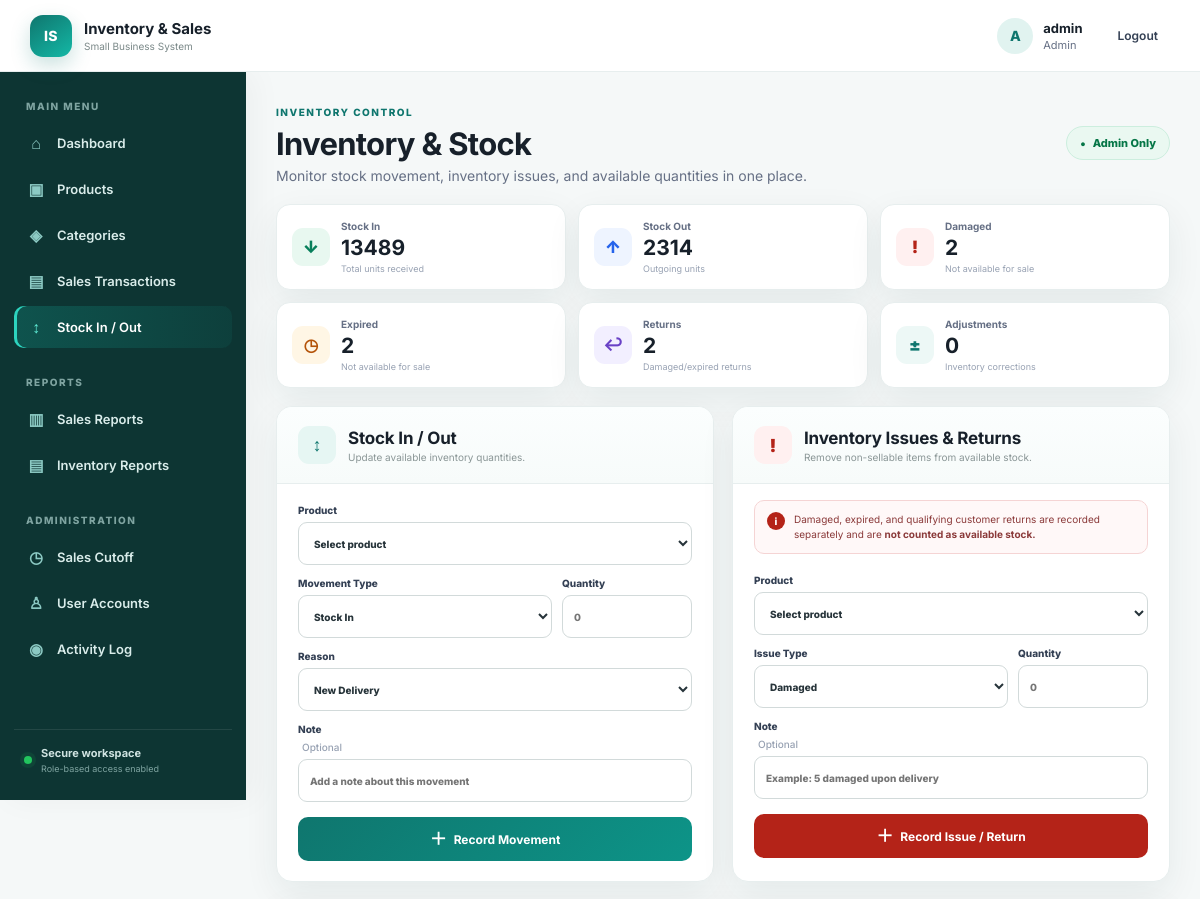
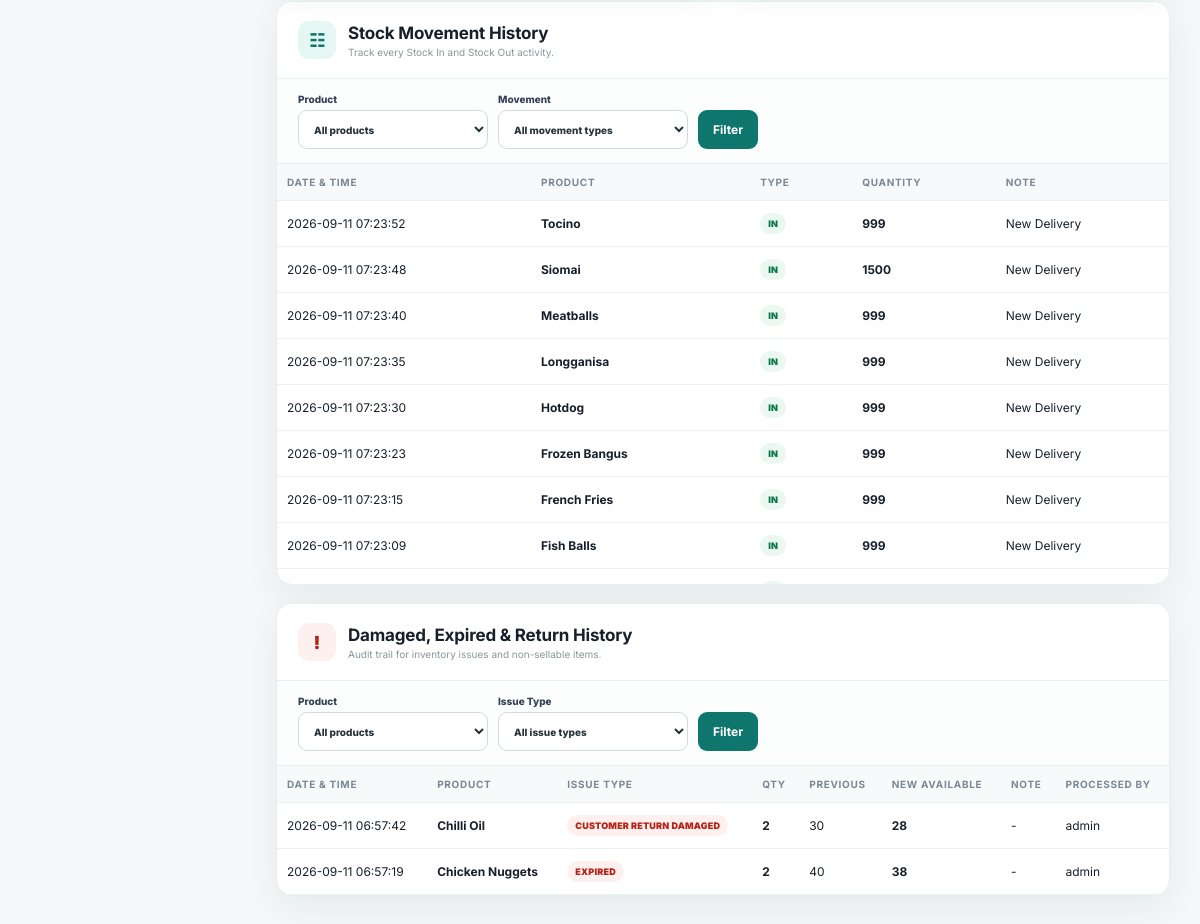
The app's page /stock (signed in), older data (2 pictures, top to bottom).
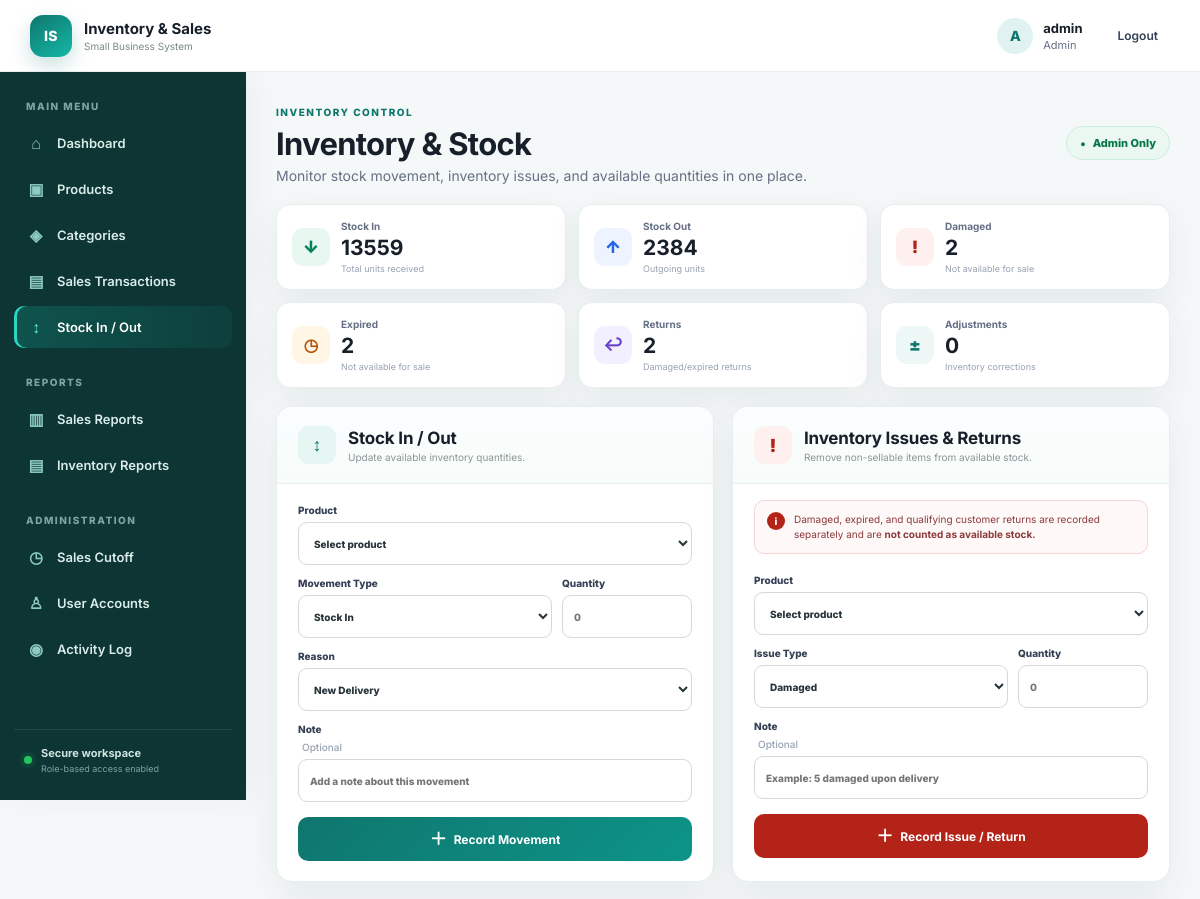
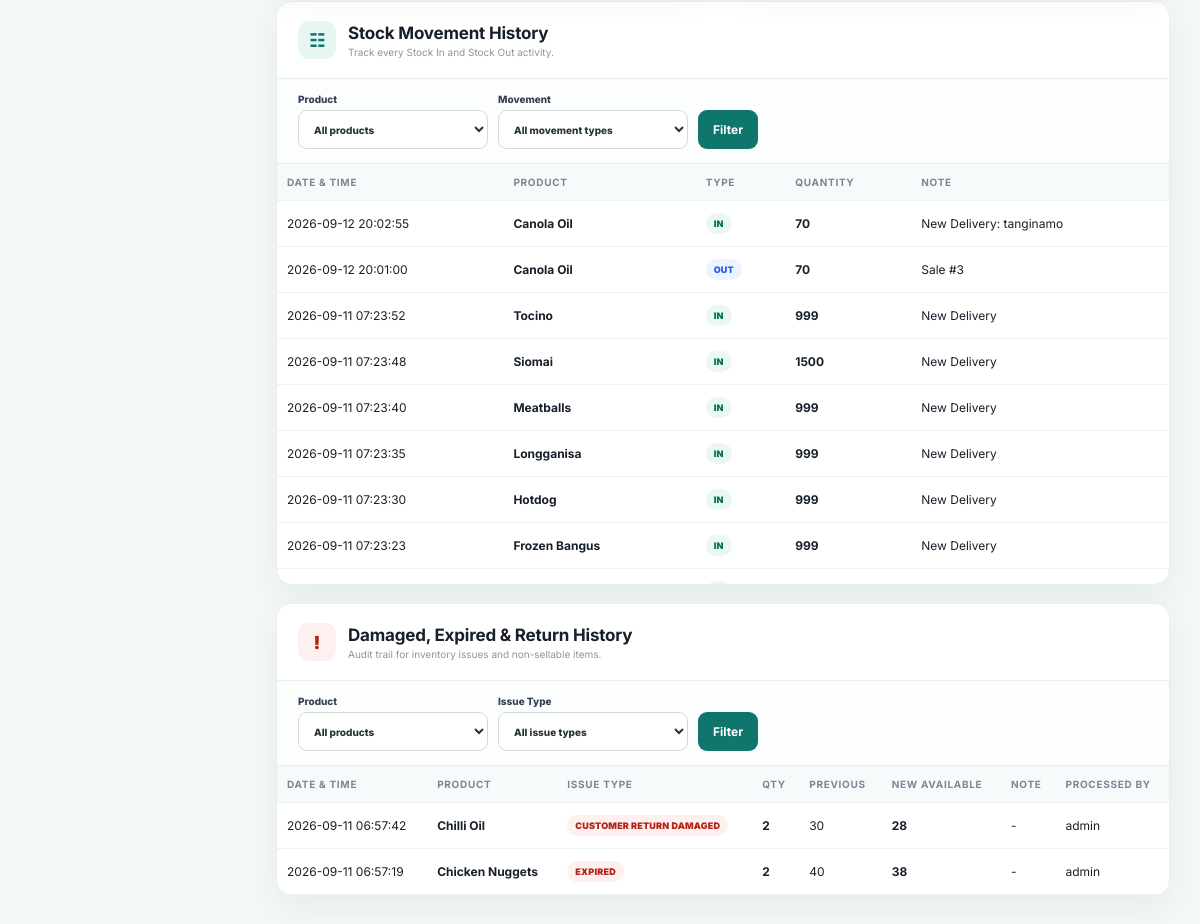
The same page, newer data (2 pictures, top to bottom).
### tables this page shows
CREATE TABLE stock_movements (id INTEGER PRIMARY KEY AUTOINCREMENT, product_id INTEGER NOT NULL, movement_type TEXT NOT NULL CHECK(movement_type IN ('IN','OUT')), quantity INTEGER NOT NULL, note TEXT, created_at TEXT NOT NULL, FOREIGN KEY(product_id) REFERENCES products(id) ON DELETE CASCADE);

CREATE TABLE products (id INTEGER PRIMARY KEY AUTOINCREMENT, name TEXT NOT NULL, category_id INTEGER, price REAL NOT NULL DEFAULT 0, cost REAL NOT NULL DEFAULT 0, stock INTEGER NOT NULL DEFAULT 0, reorder_level INTEGER NOT NULL DEFAULT 5, expiry_date text, active integer not null default 1, FOREIGN KEY(category_id) REFERENCES categories(id) ON DELETE SET NULL);

CREATE TABLE inventory_adjustments (
        id INTEGER PRIMARY KEY AUTOINCREMENT,
        product_id INTEGER NOT NULL,
        adjustment_type TEXT NOT NULL CHECK(adjustment_type IN ('DAMAGED','EXPIRED','CUSTOMER_RETURN_DAMAGED','CUSTOMER_RETURN_EXPIRED','ADJUSTMENT')),
        quantity INTEGER NOT NULL,
        previous_stock INTEGER NOT NULL,
        new_stock INTEGER NOT NULL,
        note TEXT,
        processed_by TEXT NOT NULL,
        created_at TEXT NOT NULL,
        FOREIGN KEY(product_id) REFERENCES products(id) ON DELETE CASCADE
    );

### app.py (the view, shortened to what this page needs)
@app.route("/stock", methods=["GET", "POST"])
@login_required
@admin_required
def stock():
    conn = db()
    product_filter = request.args.get("product", "").strip()
    movement_filter = request.args.get("movement", "").strip()
    issue_filter = request.args.get("issue", "").strip()
    products_list = conn.execute("SELECT * FROM products ORDER BY name").fetchall()
    sql = "SELECT m.*, p.name product FROM stock_movements m JOIN products p ON p.id=m.product_id WHERE 1=1"
    args = []
    if product_filter:
        sql += " AND m.product_id=?"; args.append(product_filter)
    if movement_filter in ("IN", "OUT"):
        sql += " AND m.movement_type=?"; args.append(movement_filter)
    sql += " ORDER BY m.id DESC LIMIT 100"
    movements = conn.execute(sql, args).fetchall()
    sql2 = "SELECT a.*, p.name product FROM inventory_adjustments a JOIN products p ON p.id=a.product_id WHERE 1=1"
    args2 = []
    if product_filter:
        sql2 += " AND a.product_id=?"; args2.append(product_filter)
    if issue_filter in ("DAMAGED", "EXPIRED", "CUSTOMER_RETURN_DAMAGED", "CUSTOMER_RETURN_EXPIRED", "ADJUSTMENT"):
        sql2 += " AND a.adjustment_type=?"; args2.append(issue_filter)
    sql2 += " ORDER BY a.id DESC LIMIT 100"
    adjustments = conn.execute(sql2, args2).fetchall()
    summary = {
        "stock_in": conn.execute("SELECT COALESCE(SUM(quantity),0) n FROM stock_movements WHERE movement_type='IN'").fetchone()["n"],
        "stock_out": conn.execute("SELECT COALESCE(SUM(quantity),0) n FROM stock_movements WHERE movement_type='OUT'").fetchone()["n"],
        "damaged": conn.execute("SELECT COALESCE(SUM(quantity),0) n FROM inventory_adjustments WHERE adjustment_type IN ('DAMAGED','CUSTOMER_RETURN_DAMAGED')").fetchone()["n"],
        "expired": conn.execute("SELECT COALESCE(SUM(quantity),0) n FROM inventory_adjustments WHERE adjustment_type IN ('EXPIRED','CUSTOMER_RETURN_EXPIRED')").fetchone()["n"],
        "returns": conn.execute("SELECT COALESCE(SUM(quantity),0) n FROM inventory_adjustments WHERE adjustment_type LIKE 'CUSTOMER_RETURN_%'").fetchone()["n"],
        "adjustments": conn.execute("SELECT COALESCE(SUM(quantity),0) n FROM inventory_adjustments WHERE adjustment_type='ADJUSTMENT'").fetchone()["n"],
    }
    conn.close()
    return render_template("stock.html", products=products_list, movements=movements, adjustments=adjustments,
                           summary=summary, product_filter=product_filter, movement_filter=movement_filter, issue_filter=issue_filter)

### app.py (called while the page is built)
def db():
    conn = sqlite3.connect(DB)
    conn.row_factory = sqlite3.Row
    conn.execute("PRAGMA foreign_keys = ON")
    return conn

def login_required(f):
    @wraps(f)
    def wrapped(*args, **kwargs):
        if "user_id" not in session:
            return redirect(url_for("login"))
        return f(*args, **kwargs)
    return wrapped

def admin_required(f):
    @wraps(f)
    def wrapped(*args, **kwargs):
        if session.get("role") != "Admin":
            flash("Admin access required.", "error")
            return redirect(url_for("dashboard"))
        return f(*args, **kwargs)
    return wrapped

### templates/stock.html (shortened to what the changed rows need)
{% extends "base.html" %}
{% block content %}
<div class="inventory-page">
    <div class="page-head inventory-head">
        <div>
            <h1>Inventory &amp; Stock</h1>
        </div>
    </div>
    <div class="inventory-stats">
        <div class="inventory-stat stat-in">
            <div>
                <span>Stock In</span>
                <strong>{{ summary.stock_in }}</strong>
                <small>Total units received</small>
            </div>
        </div>
        <div class="inventory-stat stat-out">
            <div>
                <span>Stock Out</span>
                <strong>{{ summary.stock_out }}</strong>
                <small>Outgoing units</small>
            </div>
        </div>
    </div>
    <div class="inventory-action-grid">
        <section class="panel inventory-form-panel">
            <div class="inventory-section-head">
                <div>
                    <h2>Stock In / Out</h2>
                </div>
            </div>
        </section>
        <section class="panel inventory-form-panel issue-panel">
            <div class="inventory-section-head">
                <div>
                    <h2>Inventory Issues &amp; Returns</h2>
                </div>
            </div>
        </section>
    </div>
    <section class="panel history-panel">
        <div class="inventory-section-head history-head">
            <div>
                <h2>Stock Movement History</h2>
            </div>
        </div>
        <div class="table-wrap">
            <table class="inventory-table">
                <thead>
                    <tr>
                        <th>Date &amp; Time</th>
                        <th>Product</th>
                        <th>Type</th>
                        <th>Quantity</th>
                        <th>Note</th>
                    </tr>
                </thead>
                <tbody>
                    {% for m in movements %}
                    <tr>
                        <td>{{ m.created_at }}</td>
                        <td>
                            <strong>{{ m.product }}</strong>
                        </td>
                        <td>
                            <span
                                class="movement-pill {{ 'pill-in' if m.movement_type == 'IN' else 'pill-out' }}"
                            >
                                {{ m.movement_type }}
                            </span>
                        </td>
                        <td>
                            <strong>{{ m.quantity }}</strong>
                        </td>
                        <td>{{ m.note or '-' }}</td>
                    </tr>
                    {% else %}
                    <tr>
                        <td colspan="5" class="empty-row">
                            No stock movements yet.
                        </td>
                    </tr>
                    {% endfor %}
                </tbody>
            </table>
        </div>
    </section>
    <section class="panel history-panel">
        <div class="inventory-section-head history-head">
            <div>
                <h2>Damaged, Expired &amp; Return History</h2>
            </div>
        </div>
        <div class="table-wrap">
            <table class="inventory-table">
                <thead>
                    <tr>
                        <th>Date &amp; Time</th>
                        <th>Product</th>
                        <th>Issue Type</th>
                        <th>Qty</th>
                        <th>Previous</th>
                        <th>New Available</th>
                        <th>Note</th>
                        <th>Processed By</th>
                    </tr>
                </thead>
                <tbody>
                    {% for a in adjustments %}
                    <tr>
                        <td>{{ a.created_at }}</td>
                        <td>
                            <strong>{{ a.product }}</strong>
                        </td>
                        <td>
                            <span class="issue-pill">
                                {{ a.adjustment_type|replace('_', ' ') }}
                            </span>
                        </td>
                        <td>
                            <strong>{{ a.quantity }}</strong>
                        </td>
                        <td>{{ a.previous_stock }}</td>
                        <td>
                            <strong>{{ a.new_stock }}</strong>
                        </td>
                        <td>{{ a.note or '-' }}</td>
                        <td>{{ a.processed_by }}</td>
                    </tr>
                    {% else %}
                    <tr>
                        <td colspan="8" class="empty-row">
                            No inventory issues or returns recorded yet.
                        </td>
                    </tr>
                    {% endfor %}
                </tbody>
            </table>
        </div>
    </section>
</div>
{% endblock %}

Row changes from the older to the newer data that the page shows:
no longer on this page (row unchanged): stock_movements: created_at "2026-09-11 07:23:15", product "French Fries", movement_type "IN", quantity "999", note "New Delivery"
no longer on this page (row unchanged): stock_movements: created_at "2026-09-11 07:23:09", product "Fish Balls", movement_type "IN", quantity "999", note "New Delivery"
added stock_movements: created_at "2026-09-12 20:02:55", product "Canola Oil", movement_type "IN", quantity "70", note "New Delivery: tanginamo"
added stock_movements: created_at "2026-09-12 20:01:00", product "Canola Oil", movement_type "OUT", quantity "70", note "Sale #3"
Text that changed along with them:
{{ summary.stock_in }}: "13489" → "13559"
{{ summary.stock_out }}: "2314" → "2384"
